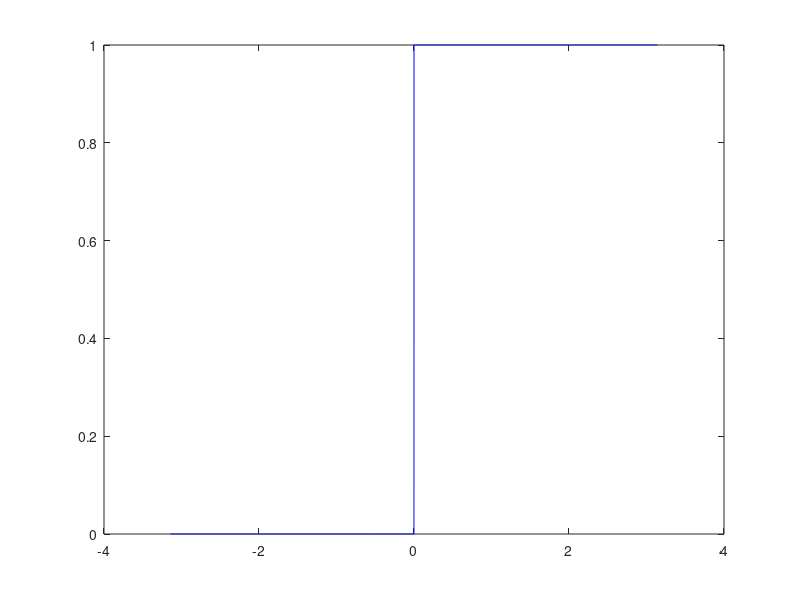

Reproduce this figure in MATLAB. (Note: this script raises an error after producing the figure.)
clc;

t = (-pi:0.001:pi);
of = t;

for i = 1:length(t)
    if (t(i) >= -pi) && (t(i) <= 0)
        of(i) = 0;
    elseif (t(i) <= pi) && (t(i) > 0)
        of(i) = 1;
    end
end

fig = figure;
set(fig,'position',[100 100 700 350])

plot(t,of,'b');
hold on

v = VideoWriter('peaks.avi');
open(v);

for N = 1:2:250
    l = length(t);
    tf = zeros(1,l);

    for i = 1:length(t)
        for n = 1:N
            sum = ((1/(n*pi)) - ((-1)^n/(n*pi))) * sin(n*t(i));
            tf(i) = tf(i) + sum;
        end
        tf(i) = tf(i) + 0.5;
    end
    
    h = plot(t,tf,'r-.');
    grid on
    axis([-4 4 -0.2 1.2])
    title('trigonometric Fourier series')
    xlabel('t')
    ylabel('x(t)')
    count = num2str(N);
    c = text(3,0.2,{'N=', count},'FontSize',14);
    legend('Origin Signal', 'Fourier series','Location','southeast')

    F = getframe(gca);
    writeVideo(v,F)
    if N < 5000
        delete(h)
        delete(c)
    end
end

close(v)

